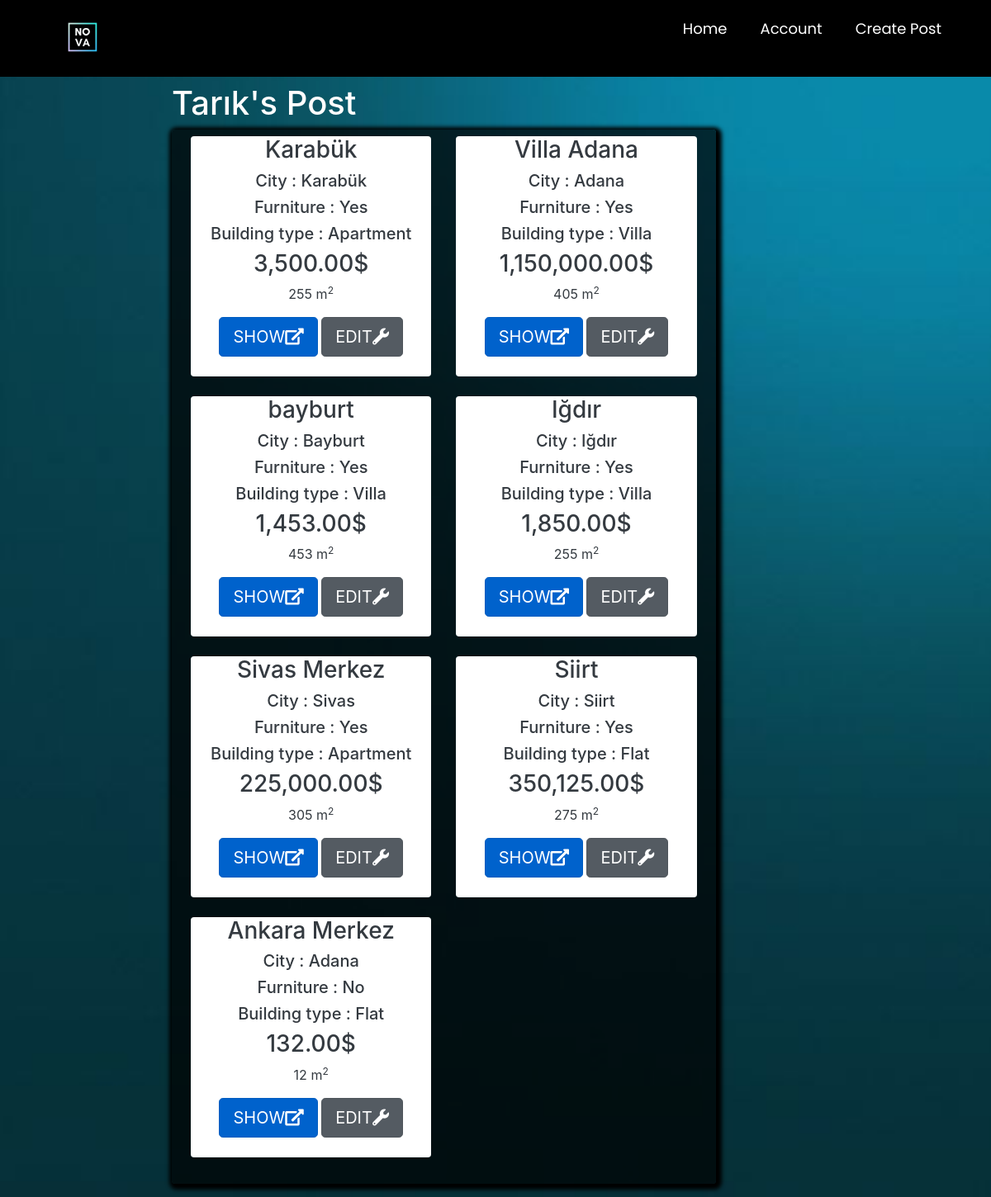
/listaddedposts/ (signed in), run on the app's committed database.
### main/models.py (models this page shows, shortened)
class ourUser(models.Model):
    user = models.OneToOneField(User, null=True, on_delete=models.CASCADE)
    username = models.CharField(max_length=255,null=True)
    first_name = models.CharField(max_length=255,null=True)
    last_name = models.CharField(max_length=255,null=True)
    email = models.EmailField(max_length=254)

class Post(models.Model):
    ouruser = models.ForeignKey(ourUser, null=True, on_delete=models.CASCADE)
    post_title = models.CharField(max_length=255,null=True)
    post_description = models.TextField()
    price = models.DecimalField(decimal_places=2 , max_digits=12)
    location = models.CharField(max_length=255,null=True,choices=city)
    postType = models.CharField(choices=RorS , max_length=50, null=True , default='For Sale')
    floor = models.DecimalField(decimal_places=0 , max_digits=3 ,null=True)
    building_age = models.DecimalField(decimal_places=0, max_digits=2 , null=True)
    area = models.DecimalField(decimal_places=0,max_digits=4 ,null=True)
    isFurniture = models.CharField(choices=Furniture ,null=True,max_length=50,default="No")
    building_type = models.CharField(choices=b_types ,null=True ,max_length=50)
    room = models.DecimalField(decimal_places=0 , max_digits=3 ,null=True)

### main/decorators.py (the view)
        def wrapper_func(request, *args, **kwargs):
            group = None
            if request.user.groups.exists():
                group = request.user.groups.all()[0].name
            if group in allowed_roles:
                return view_func(request, *args, **kwargs)
            else:
                return HttpResponse('You are not authorized to view this page')

### main/views.py (called while the page is built)
@login_required
@allowed_users(allowed_roles=['customer'])
def listaddedposts(request):
    fuser = ourUser.objects.get(user_id=request.user.id)
    posts = Post.objects.all().filter(ouruser=fuser)
    mydict = {'posts': posts, 'fuser': fuser}
    return render(request, 'main/listaddedposts.html', context=mydict)

### main/templates/main/listaddedposts.html (shortened to what this page needs)
{% extends 'main/mainpage.html' %}
{% load static %}
{% load humanize %}
{% block content %}
<head>
    <link href="//maxcdn.bootstrapcdn.com/bootstrap/4.1.1/css/bootstrap.min.css" rel="stylesheet" id="bootstrap-css">
    <link rel="stylesheet" href="https://stackpath.bootstrapcdn.com/bootstrap/4.1.3/css/bootstrap.min.css"
>
    <link rel="stylesheet" href="https://use.fontawesome.com/releases/v5.3.1/css/all.css"
>
</head>
<div style="margin-left: 17%">
    <div class="container p-1 my-1 text-white rounded">
        <h1>{{fuser.first_name}}'s Post</h1>
        <div class="col-md-8 rounded" style=" box-shadow: 2px 2px 5px 5px #000000;background-color: rgba(0,0,0,0.7)">
            <div class="row p-2 my-2">
                {% if posts %}
                {% for i in posts %}
                <div class="col-md-6 ">
                    <div class="container-fluid bg-white rounded text-dark" style="text-align:center;">
                        <h3>{{ i.post_title }}</h3>
                        <h5>City : {{ i.location }}</h5>
                        <h5>Furniture : {{ i.isFurniture }}</h5>
                        <h5>Building type : {{ i.building_type }}</h5>
                        <h3>{{ i.price|intcomma }}$</h3>
                        <p class="descroption">{{i.area}} m<sup>2</sup></p>
                        <a href="{% url 'product_details' i.id %}" class="btn btn-primary btn-lg active" role="button"
                           aria-pressed="true">SHOW<i class="fas fa-external-link-alt"></i></a>
                        <a href="{% url 'editpost' i.id %}" class="btn btn-secondary btn-lg active" role="button"
                           aria-pressed="true">EDIT<i class="fas fa-wrench"></i></i></a>
                        <br><br>
                    </div>
                    <br>
                </div>
                {% endfor %}
                {%else%}
                <h3>You dont have any post yet</h3>
                <h2>If you want to post <a href="{% url 'createpost' %}">click here</a></h2>
                {% endif %}
            </div>
        </div>
    </div>
</div>
{% endblock %}

### main/templates/main/mainpage.html (style rules this page uses)
body.g { background-image: url('/static/images/wallpaper.jpg'); background-size: cover; background-repeat: no-repeat; background-attachment: fixed; }

### data on the page
ourUser: first_name "Tarık"
Post: post_title "Karabük", location "Karabük", isFurniture "Yes", building_type "Apartment", price "3,500.00", area "255"
Post: post_title "Villa Adana", location "Adana", isFurniture "Yes", building_type "Villa", price "1,150,000.00", area "405"
Post: post_title "bayburt", location "Bayburt", isFurniture "Yes", building_type "Villa", price "1,453.00", area "453"
Post: post_title "Iğdır", location "Iğdır", isFurniture "Yes", building_type "Villa", price "1,850.00", area "255"
Post: post_title "Sivas Merkez", location "Sivas", isFurniture "Yes", building_type "Apartment", price "225,000.00", area "305"
Post: post_title "Siirt", location "Siirt", isFurniture "Yes", building_type "Flat", price "350,125.00", area "275"
Post: post_title "Ankara Merkez", location "Adana", isFurniture "No", building_type "Flat", price "132.00", area "12"
